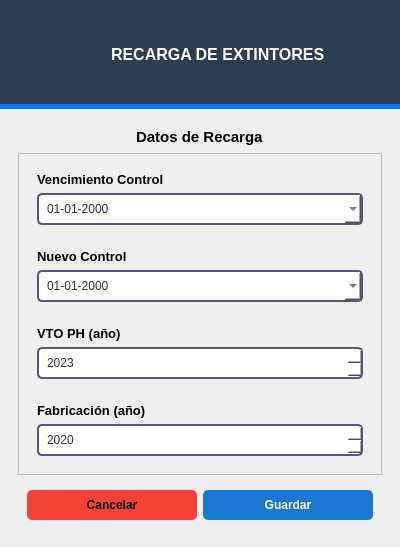
<?xml version="1.0" encoding="UTF-8"?>
<ui version="4.0">
 <class>RecargaForm</class>
 <widget class="QDialog" name="RecargaForm">
  <property name="geometry">
   <rect>
    <x>0</x>
    <y>0</y>
    <width>400</width>
    <height>547</height>
   </rect>
  </property>
  <property name="windowTitle">
   <string>Recarga de Extintores</string>
  </property>
  <property name="styleSheet">
   <string notr="true">QSpinBox {
     border: 2px solid rgb(85, 85, 127);
     border-radius: 5px;
     padding: 5px 8px;
     color: #333;
     background-color: #fff;
	padding:6px;
   }
QSpinBox:focus {
     border: 1px solid #0078d7;
     background-color: #eef6ff;
   }
QDateEdit {
     border: 2px solid rgb(85, 85, 127);
     border-radius: 5px;
     padding: 5px 8px;
     color: #333;
     background-color: #fff;
padding:6px;
   }
QDateEdit:focus {
     border: 1px solid #0078d7;
     background-color: #eef6ff;
   }
 QPushButton {
     border: none;
     padding: 8px 16px;
     border-radius: 5px;
     font-weight: bold;
   }
   QPushButton#cancelar_form {
     background-color: #f44336;
     color: white;
   }
   QPushButton#cancelar_form:hover {
     background-color: #d32f2f;
   }
   QPushButton#guardar_recarga {
     background-color: #1976d2;
     color: white;
   }
   QPushButton#guardar_recarga:hover {
     background-color: #0d47a1;
   }</string>
  </property>
  <layout class="QVBoxLayout" name="verticalLayout" stretch="2,8">
   <property name="spacing">
    <number>0</number>
   </property>
   <property name="leftMargin">
    <number>0</number>
   </property>
   <property name="topMargin">
    <number>0</number>
   </property>
   <property name="rightMargin">
    <number>0</number>
   </property>
   <property name="bottomMargin">
    <number>0</number>
   </property>
   <item>
    <widget class="QWidget" name="widget" native="true">
     <property name="styleSheet">
      <string notr="true">background: #2C3E50;
border-bottom: 6px solid #5F9EA0;
border-bottom: 5px solid #007BFF;
</string>
     </property>
     <layout class="QHBoxLayout" name="horizontalLayout">
      <item>
       <spacer name="horizontalSpacer">
        <property name="orientation">
         <enum>Qt::Horizontal</enum>
        </property>
        <property name="sizeHint" stdset="0">
         <size>
          <width>40</width>
          <height>20</height>
         </size>
        </property>
       </spacer>
      </item>
      <item>
       <widget class="QLabel" name="label">
        <property name="minimumSize">
         <size>
          <width>30</width>
          <height>30</height>
         </size>
        </property>
        <property name="maximumSize">
         <size>
          <width>30</width>
          <height>30</height>
         </size>
        </property>
        <property name="styleSheet">
         <string notr="true">border:none;</string>
        </property>
        <property name="text">
         <string/>
        </property>
        <property name="pixmap">
         <pixmap>../images/extintor.png</pixmap>
        </property>
        <property name="scaledContents">
         <bool>true</bool>
        </property>
       </widget>
      </item>
      <item>
       <widget class="QLabel" name="label_2">
        <property name="minimumSize">
         <size>
          <width>50</width>
          <height>50</height>
         </size>
        </property>
        <property name="maximumSize">
         <size>
          <width>250</width>
          <height>200</height>
         </size>
        </property>
        <property name="font">
         <font>
          <pointsize>12</pointsize>
          <italic>false</italic>
          <bold>true</bold>
         </font>
        </property>
        <property name="styleSheet">
         <string notr="true">border:none;
color:rgb(255, 255, 255);</string>
        </property>
        <property name="text">
         <string>RECARGA DE EXTINTORES</string>
        </property>
       </widget>
      </item>
      <item>
       <spacer name="horizontalSpacer_2">
        <property name="orientation">
         <enum>Qt::Horizontal</enum>
        </property>
        <property name="sizeHint" stdset="0">
         <size>
          <width>40</width>
          <height>20</height>
         </size>
        </property>
       </spacer>
      </item>
     </layout>
    </widget>
   </item>
   <item>
    <widget class="QWidget" name="widget_2" native="true">
     <layout class="QHBoxLayout" name="horizontalLayout_2">
      <item>
       <widget class="QWidget" name="widget_3" native="true">
        <layout class="QVBoxLayout" name="verticalLayout_2">
         <item alignment="Qt::AlignHCenter">
          <widget class="QLabel" name="label_title">
           <property name="maximumSize">
            <size>
             <width>16777215</width>
             <height>70</height>
            </size>
           </property>
           <property name="font">
            <font>
             <pointsize>11</pointsize>
             <bold>true</bold>
            </font>
           </property>
           <property name="styleSheet">
            <string notr="true">color:black;</string>
           </property>
           <property name="text">
            <string>Datos de Recarga</string>
           </property>
          </widget>
         </item>
         <item>
          <widget class="QFrame" name="frame_fechas">
           <property name="styleSheet">
            <string notr="true"/>
           </property>
           <property name="frameShape">
            <enum>QFrame::StyledPanel</enum>
           </property>
           <property name="frameShadow">
            <enum>QFrame::Raised</enum>
           </property>
           <layout class="QVBoxLayout" name="verticalLayout_3">
            <item>
             <widget class="QWidget" name="widget_5" native="true">
              <layout class="QVBoxLayout" name="verticalLayout_4">
               <item>
                <widget class="QLabel" name="label_vto_control">
                 <property name="font">
                  <font>
                   <pointsize>10</pointsize>
                   <bold>true</bold>
                  </font>
                 </property>
                 <property name="text">
                  <string>Vencimiento Control</string>
                 </property>
                </widget>
               </item>
               <item>
                <widget class="QDateEdit" name="dateEdit_vto_control">
                 <property name="styleSheet">
                  <string notr="true"/>
                 </property>
                 <property name="maximumDateTime">
                  <datetime>
                   <hour>23</hour>
                   <minute>59</minute>
                   <second>59</second>
                   <year>2101</year>
                   <month>1</month>
                   <day>1</day>
                  </datetime>
                 </property>
                 <property name="minimumDateTime">
                  <datetime>
                   <hour>0</hour>
                   <minute>0</minute>
                   <second>0</second>
                   <year>1900</year>
                   <month>9</month>
                   <day>14</day>
                  </datetime>
                 </property>
                 <property name="displayFormat">
                  <string>dd-MM-yyyy</string>
                 </property>
                 <property name="calendarPopup">
                  <bool>true</bool>
                 </property>
                </widget>
               </item>
              </layout>
             </widget>
            </item>
            <item>
             <widget class="QWidget" name="widget_6" native="true">
              <layout class="QVBoxLayout" name="verticalLayout_6">
               <item>
                <widget class="QLabel" name="label_nuevo_control">
                 <property name="font">
                  <font>
                   <pointsize>10</pointsize>
                   <bold>true</bold>
                  </font>
                 </property>
                 <property name="text">
                  <string>Nuevo Control</string>
                 </property>
                </widget>
               </item>
               <item>
                <widget class="QDateEdit" name="dateEdit_nuevo_control">
                 <property name="styleSheet">
                  <string notr="true"/>
                 </property>
                 <property name="displayFormat">
                  <string>dd-MM-yyyy</string>
                 </property>
                 <property name="calendarPopup">
                  <bool>true</bool>
                 </property>
                </widget>
               </item>
              </layout>
             </widget>
            </item>
            <item>
             <widget class="QWidget" name="widget_7" native="true">
              <layout class="QVBoxLayout" name="verticalLayout_7">
               <item>
                <widget class="QLabel" name="label_vto_ph">
                 <property name="font">
                  <font>
                   <pointsize>10</pointsize>
                   <bold>true</bold>
                  </font>
                 </property>
                 <property name="text">
                  <string>VTO PH (año)</string>
                 </property>
                </widget>
               </item>
               <item>
                <widget class="QSpinBox" name="spinBox_vto_ph">
                 <property name="styleSheet">
                  <string notr="true"/>
                 </property>
                 <property name="minimum">
                  <number>1900</number>
                 </property>
                 <property name="maximum">
                  <number>2100</number>
                 </property>
                 <property name="value">
                  <number>2023</number>
                 </property>
                </widget>
               </item>
              </layout>
             </widget>
            </item>
            <item>
             <widget class="QWidget" name="widget_8" native="true">
              <layout class="QVBoxLayout" name="verticalLayout_5">
               <item>
                <widget class="QLabel" name="label_fabricacion">
                 <property name="font">
                  <font>
                   <pointsize>10</pointsize>
                   <bold>true</bold>
                  </font>
                 </property>
                 <property name="text">
                  <string>Fabricación (año)</string>
                 </property>
                </widget>
               </item>
               <item>
                <widget class="QSpinBox" name="spinBox_fabricacion">
                 <property name="styleSheet">
                  <string notr="true"/>
                 </property>
                 <property name="minimum">
                  <number>1950</number>
                 </property>
                 <property name="maximum">
                  <number>2100</number>
                 </property>
                 <property name="value">
                  <number>2020</number>
                 </property>
                </widget>
               </item>
              </layout>
             </widget>
            </item>
           </layout>
          </widget>
         </item>
         <item>
          <widget class="QWidget" name="widget_4" native="true">
           <layout class="QHBoxLayout" name="horizontalLayout_3">
            <item>
             <widget class="QPushButton" name="cancelar_form">
              <property name="font">
               <font>
                <bold>true</bold>
               </font>
              </property>
              <property name="styleSheet">
               <string notr="true">color:black;</string>
              </property>
              <property name="text">
               <string>Cancelar</string>
              </property>
             </widget>
            </item>
            <item>
             <widget class="QPushButton" name="guardar_recarga">
              <property name="font">
               <font>
                <bold>true</bold>
               </font>
              </property>
              <property name="styleSheet">
               <string notr="true">color:rgb(255, 255, 255)</string>
              </property>
              <property name="text">
               <string>Guardar</string>
              </property>
             </widget>
            </item>
           </layout>
          </widget>
         </item>
        </layout>
       </widget>
      </item>
     </layout>
    </widget>
   </item>
  </layout>
 </widget>
 <resources/>
 <connections/>
</ui>
